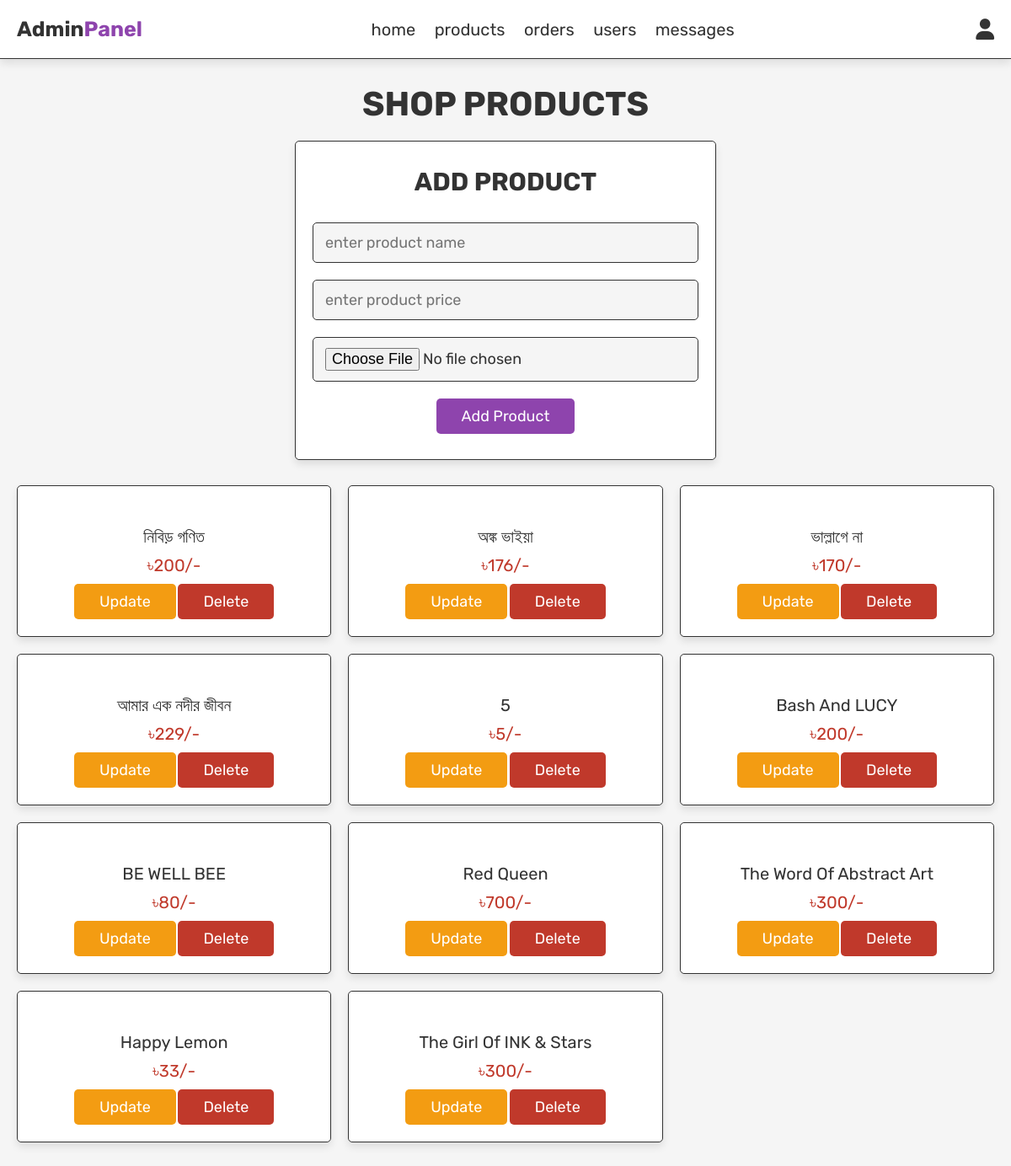
Page /admin_products.php (signed in) on the committed database.
### tables this page shows
CREATE TABLE `products` (
  `id` int(100) NOT NULL,
  `name` varchar(100) NOT NULL,
  `price` int(100) NOT NULL,
  `image` varchar(100) NOT NULL
);

### admin_products.php (the view, shortened to what this page needs)
<?php
include 'config.php';
?>
<!DOCTYPE html>
<html lang="en">
<head>
   <link rel="stylesheet" href="https://cdnjs.cloudflare.com/ajax/libs/font-awesome/6.0.0/css/all.min.css">
   <link rel="stylesheet" href="css/admin_style.css">
</head>
<body>
<?php include 'admin_header.php'; ?>
<section class="add-products">
   <h1 class="title">shop products</h1>
   <form action="" method="post" enctype="multipart/form-data">
      <h3>add product</h3>
      <input type="text" name="name" class="box" placeholder="enter product name" required>
      <input type="number" min="0" name="price" class="box" placeholder="enter product price" required>
      <input type="file" name="image" accept="image/jpg, image/jpeg, image/png" class="box" required>
      <input type="submit" value="add product" name="add_product" class="btn">
   </form>
</section>
<section class="show-products">
   <div class="box-container">
      <?php
         $select_products = mysqli_query($conn, "SELECT * FROM `products`") or die('query failed');
         if(mysqli_num_rows($select_products) > 0){
            while($fetch_products = mysqli_fetch_assoc($select_products)){
      ?>
      <div class="box">
         <div class="name"><?php echo $fetch_products['name']; ?></div>
         <div class="price">৳<?php echo $fetch_products['price']; ?>/-</div>
         <a href="admin_products.php?update=<?php echo $fetch_products['id']; ?>" class="option-btn">update</a>
         <a href="admin_products.php?delete=<?php echo $fetch_products['id']; ?>" class="delete-btn" onclick="return confirm('delete this product?');">delete</a>
      </div>
      <?php
         }
      }else{
         echo '<p class="empty">no products added yet!</p>';
      }
      ?>
   </div>
</section>
</body>
</html>

### admin_header.php (shortened to what this page needs)
<header class="header">
   <div class="flex">
      <a href="admin_page.php" class="logo">Admin<span>Panel</span></a>
      <nav class="navbar">
         <a href="admin_page.php">home</a>
         <a href="admin_products.php">products</a>
         <a href="admin_orders.php">orders</a>
         <a href="admin_users.php">users</a>
         <a href="admin_contacts.php">messages</a>
      </nav>
      <div class="icons">
         <div id="user-btn" class="fas fa-user"></div>
      </div>
   </div>
</header>

### css/admin_style.css (style rules this page uses)
:root { --purple:#8e44ad; --red:#c0392b; --orange:#f39c12; --black:#333; --white:#fff; --light-color:#666; --light-white:#ccc; --light-bg:#f5f5f5; --border:.1rem solid var(--black); --box-shadow:0 .5rem 1rem rgba(0,0,0,.1); }
* { font-family: 'Rubik', sans-serif; margin:0; padding:0; box-sizing: border-box; outline: none; border:none; text-decoration: none; transition:all .2s linear; }
html { font-size: 62.5%; overflow-x: hidden; }
body { background-color: var(--light-bg); }
section { padding:3rem 2rem; max-width: 1200px; margin:0 auto; }
.title { text-align: center; margin-bottom: 2rem; text-transform: uppercase; color:var(--black); font-size: 4rem; }
.btn, .option-btn, .delete-btn, .white-btn { display: inline-block; margin-top: 1rem; padding:1rem 3rem; cursor: pointer; color:var(--white); font-size: 1.8rem; border-radius: .5rem; text-transform: capitalize; text-align: center; }
.white-btn, .btn { background-color: var(--purple); }
.option-btn { background-color: var(--orange); }
.delete-btn { background-color: var(--red); }
.header { position: sticky; top:0; left:0; right:0; z-index: 1000; background-color: var(--white); box-shadow: var(--box-shadow); border-bottom: var(--border); }
.header .flex { padding:2rem; display: flex; align-items: center; justify-content: space-between; max-width: 1200px; margin:0 auto; position: relative; }
.header .flex .logo { font-size: 2.5rem; color:var(--black); font-weight: bold; }
.header .flex .logo span { color:var(--purple); }
.header .flex .navbar a { margin:0 1rem; font-size: 2rem; color:var(--black); }
.header .flex .icons > * { font-size: 2.5rem; color:var(--black); margin-left: 1.5rem; cursor: pointer; }
.add-products form { max-width: 50rem; margin:0 auto; background-color: var(--white); border:var(--border); border-radius: .5rem; box-shadow: var(--box-shadow); padding:3rem 2rem; text-align: center; }
.add-products form h3 { font-size: 3rem; color:var(--black); text-transform: uppercase; margin-bottom: 2rem; }
.add-products form .box { width: 100%; background-color: var(--light-bg); border:var(--border); border-radius: .5rem; padding:1.2rem 1.4rem; font-size: 1.8rem; color:var(--black); margin:1rem 0; }
.show-products { padding-top: 0; }
.show-products .box-container { display: grid; grid-template-columns: repeat(auto-fit, minmax(30rem, 1fr)); gap:2rem; justify-content: center; align-items: flex-start; }
.show-products .box-container .box { background-color: var(--white); border:var(--border); box-shadow: var(--box-shadow); border-radius: .5rem; padding:2rem; text-align: center; }
.show-products .box-container .box .name { font-size: 2rem; color:var(--black); padding:1rem 0; }
.show-products .box-container .box .price { font-size: 2rem; color:var(--red); }

### rows in the picture
products: name "নিবিড় গণিত", price "200"
products: name "অঙ্ক ভাইয়া", price "176"
products: name "ভাল্লাগে না", price "170"
products: name "আমার এক নদীর জীবন", price "229"
products: name "5", price "5"
products: name "Bash And LUCY", price "200"
products: name "BE WELL BEE", price "80"
products: name "Red Queen", price "700"
products: name "The Word Of Abstract Art", price "300"
products: name "Happy Lemon", price "33"
products: name "The Girl Of INK & Stars", price "300"
